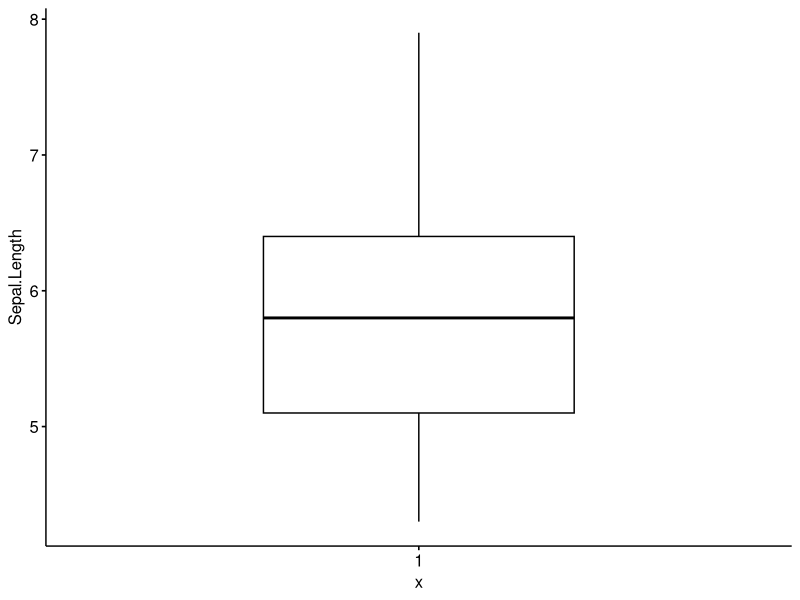
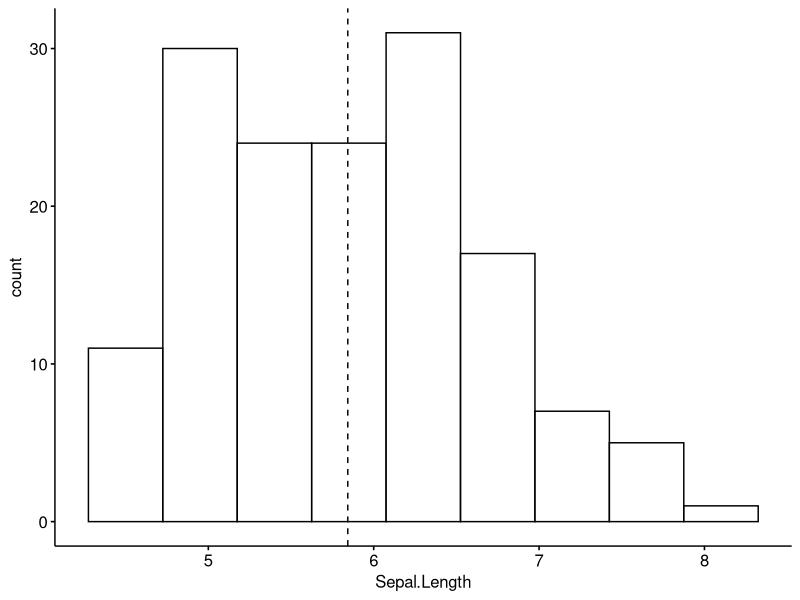
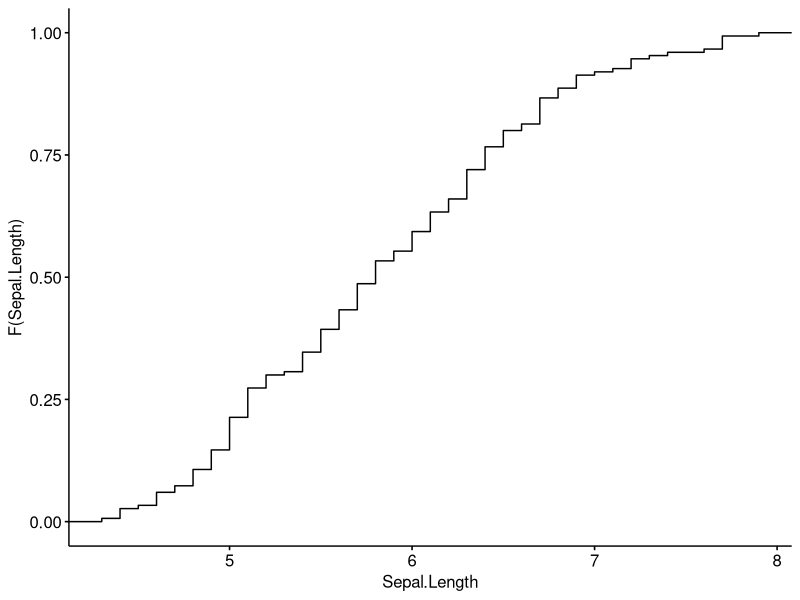
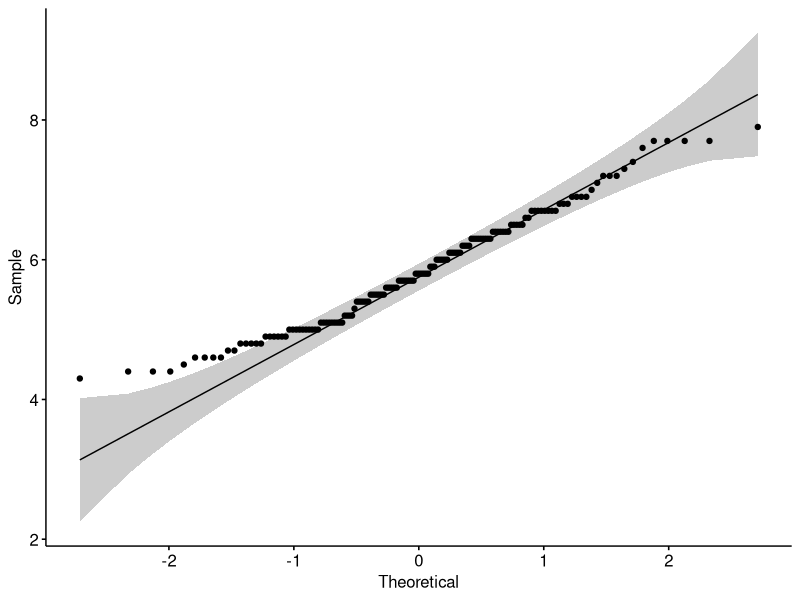

These charts were generated, in order, by the following R code:
#2)
iris_data<- iris
head(iris_data, 9)
View(iris_data)

#mean
mean(iris_data$Sepal.Length)

#standard deviation
sd(iris_data$Sepal.Length)

#variance
var(iris_data$Sepal.Length)

#minimum
min(iris_data$Sepal.Length)

#maximum
max(iris_data$Sepal.Length)

#median
median(iris_data$Sepal.Length)

#range
range(iris_data$Sepal.Length)

#Sample quantiles
quantile(iris_data$Sepal.Length)

#Generic function 
summary(iris_data$Sepal.Length) 

#Interquartile range
IQR(iris_data$Sepal.Length)


#Compute an overall summary of a variable and an entire data frame
summary(iris_data, digits = 1)

summary(data.frame(iris_data))
sapply(iris_data[, -5], data.frame)

sapply(iris_data[, -5], mean)
sapply(iris_data[, -5], sd)
sapply(iris_data[, -5], var)
sapply(iris_data[, -5], min)
sapply(iris_data[, -5], max)
sapply(iris_data[, -5], median)
sapply(iris_data[, -5], range)
sapply(iris_data[, -5], quantile)
sapply(iris_data[, -5], summary)
sapply(iris_data[, -5], IQR)

#Present visualisations for your results using the appropriate package. Your
#descriptive statistics should entail box-plots, histograms, empirical cumulative
#density functions and QQ plots.

#if(!require(devtools)) 
#install.packages("devtools")
#devtools::install_github("kassambara/ggpubr")

#install.packages("tidyselect")
#install.packages("ggpubr")

# then load
library(magrittr)
library(tidyselect)
library(lifecycle)
library(ggplot2)
library(ggpubr)

#box-plots
ggboxplot(iris_data, y = "Sepal.Length", width = 0.5)

#histograms
gghistogram(iris_data, x = "Sepal.Length", bins = 9, 
            add = "mean")

#empirical cumalative density functions
ggecdf(iris_data, x = "Sepal.Length")

#QQ plots
ggqqplot(iris_data, x = "Sepal.Length")

